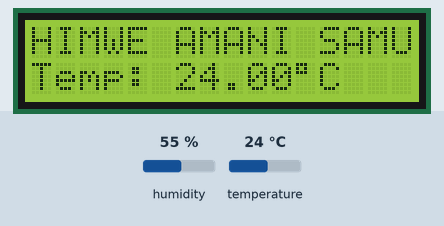
Simulated run of this sketch. Board: Arduino Uno, built with avr-gcc and run on an emulated ATmega328P. On the bench: 16×2 character LCD. The test bench sets the inputs (shaded band); at power-on: temperature 24 °C, humidity 55 %. What the sketch prints to the serial monitor is not drawn.

Above: at 3.2 s.
3.3 s: temperature set to 12 °C
At 4.7 s:
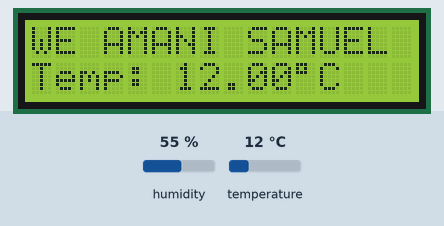
6.1 s: temperature set to 19 °C
At 6.59 s:
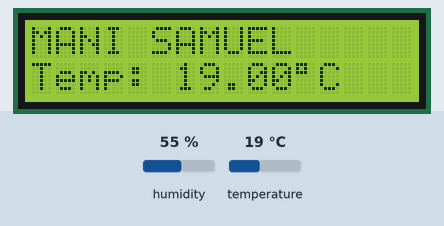
9.2 s: temperature set to 28 °C
At 10.81 s:
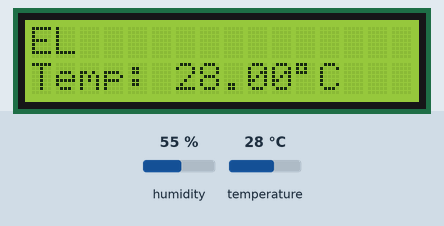
Timing chart, 0 to 12.3 s (numbered marks = the images above; inputs shaded):
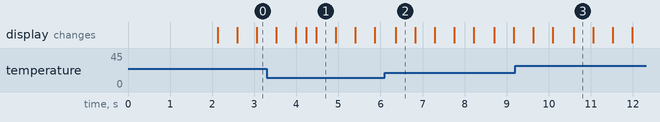

Measured:
- what the display in image 1 shows lasts 0.4 s, from 4.5 s to 4.9 s

The sketch:

temperature.ino
```cpp
#include <Wire.h>
#include <LiquidCrystal_I2C.h>
#include <DHT.h>

#define DHTPIN 7
#define DHTTYPE DHT11

DHT dht(DHTPIN, DHTTYPE);
LiquidCrystal_I2C lcd(0x27, 16, 2);

String candidateName = "ISHIMWE AMANI SAMUEL";

int scrollIndex = 0;
unsigned long lastScroll = 0;

void setup()
{
  lcd.init();
  lcd.backlight();

  Serial.begin(9600);
  dht.begin();

  delay(2000);
}

void loop()
{
  float temperature = dht.readTemperature();

  // ================= TEMPERATURE =================
  lcd.setCursor(0, 1);
  lcd.print("Temp:            ");

  if (!isnan(temperature))
  {
    lcd.setCursor(6, 1);
    lcd.print(temperature);
    lcd.print((char)223);
    lcd.print("C");

    Serial.println(temperature);
  }
  else
  {
    lcd.setCursor(6, 1);
    lcd.print("ERR");

    Serial.println("ERR");
  }

  // ================= SCROLL NAME =================
  if (millis() - lastScroll > 300)
  {
    scrollText();
    lastScroll = millis();
  }

  delay(200);
}

// ================= SCROLL FUNCTION =================
void scrollText()
{
  String padded = candidateName + "                ";

  lcd.setCursor(0, 0);

  for (int i = 0; i < 16; i++)
  {
    lcd.print(padded[(scrollIndex + i) % padded.length()]);
  }

  scrollIndex++;

  if (scrollIndex >= padded.length())
  {
    scrollIndex = 0;
  }
}
```
